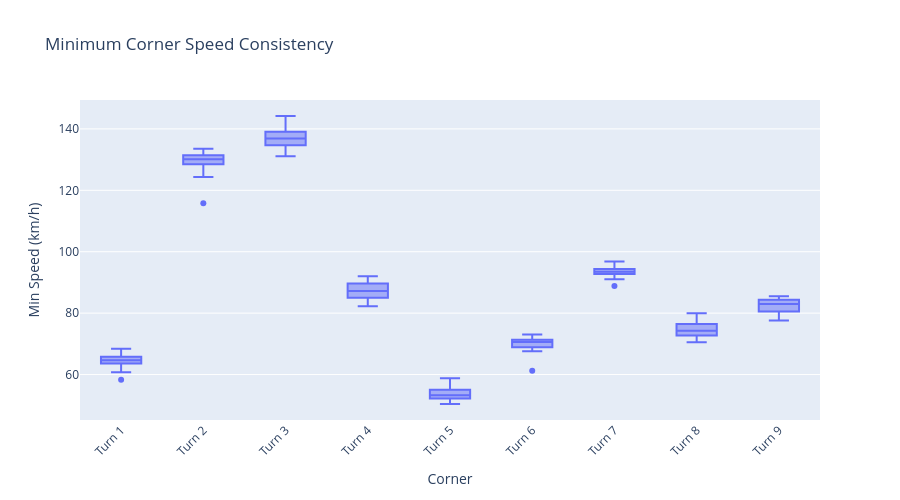

The code cell stored with this chart in its notebook:
### Code cell
# Visualize corner minimum speed consistency
corner_stats = stats_df[stats_df['segment_type'] == 'corner'].dropna(subset=['min_speed'])

if len(corner_stats) > 0:
    fig = px.box(
        corner_stats,
        x='segment_name',
        y='min_speed',
        title='Minimum Corner Speed Consistency',
        labels={'min_speed': 'Min Speed (km/h)', 'segment_name': 'Corner'}
    )
    fig.update_layout(xaxis_tickangle=-45, width=900, height=500)
    show_fig(fig)
else:
    print("No corner speed data available")

### Figure 1 — Plotly figure (JSON) as saved in the notebook; plotly's stock layout.template omitted (floating-point values rounded to 4 significant figures)
{"data": [{"alignmentgroup": "True", "hovertemplate": "Corner=%{x}<br>Min Speed (km/h)=%{y}<extra></extra>", "legendgroup": "", "marker": {"color": "#636efa"}, "name": "", "notched": false, "offsetgroup": "", "orientation": "v", "showlegend": false, "type": "box", "x": ["Turn 1", "Turn 2", "Turn 3", "Turn 4", "Turn 5", "Turn 6", "Turn 7", "Turn 8", "Turn 9", "Turn 1", "Turn 2", "Turn 3", "Turn 4", "Turn 5", "Turn 6", "Turn 7", "Turn 8", "Turn 9", "Turn 1", "Turn 2", "Turn 3", "Turn 4", "Turn 5", "Turn 6", "Turn 7", "Turn 8", "Turn 9", "Turn 1", "Turn 2", "Turn 3", "Turn 4", "Turn 5", "Turn 6", "Turn 7", "Turn 8", "Turn 9", "Turn 1", "Turn 2", "Turn 3", "Turn 4", "Turn 5", "Turn 6", "Turn 7", "Turn 8", "Turn 9", "Turn 1", "Turn 2", "Turn 3", "Turn 4", "Turn 5", "Turn 6", "Turn 7", "Turn 8", "Turn 9", "Turn 1", "Turn 2", "Turn 3", "Turn 4", "Turn 5", "Turn 6", "Turn 7", "Turn 8", "Turn 9", "Turn 1", "Turn 2", "Turn 3", "Turn 4", "Turn 5", "Turn 6", "Turn 7", "Turn 8", "Turn 9", "Turn 1", "Turn 2", "Turn 3", "Turn 4", "Turn 5", "Turn 6", "Turn 7", "Turn 8", "Turn 9", "Turn 1", "Turn 2", "Turn 3", "Turn 4", "Turn 5", "Turn 6", "Turn 7", "Turn 8", "Turn 9", "Turn 1", "Turn 2", "Turn 3", "Turn 4", "Turn 5", "Turn 6", "Turn 7", "Turn 8", "Turn 9", "Turn 1", "Turn 2", "Turn 3", "Turn 4", "Turn 5", "Turn 6", "Turn 7", "Turn 8", "Turn 9", "Turn 1", "Turn 2", "Turn 3", "Turn 4", "Turn 5", "Turn 6", "Turn 7", "Turn 8", "Turn 9"], "x0": " ", "xaxis": "x", "y": [65.47, 130.1, 133.8, 90.88, 55.84, 72.01, 93.86, 74.31, 85.48, 58.29, 129.9, 134.7, 84.38, 52.27, 68.99, 94.45, 72.12, 82.97, 61.36, 132.4, 136.8, 85.9, 51.56, 70.04, 95.53, 73.38, 84.71, 60.74, 115.8, 131.1, 87.77, 50.41, 69.7, 93.8, 72.93, 77.96, 67.03, 127.3, 144.2, 89.24, 53.25, 71.08, 93.5, 73.41, 83.32, 65.3, 129.9, 139.6, 82.25, 52.68, 61.23, 91.01, 74.28, 80.59, 64.64, 130.1, 140.7, 87.25, 54.78, 68.56, 94.39, 70.55, 85.3, 64.35, 128.9, 136.9, 84.25, 56.11, 73.03, 92.78, 75.76, 80.57, 65.08, 124.3, 137.1, 86.62, 54.52, 71.21, 96.83, 76.68, 80.57, 66.69, 131.3, 134.7, 85.22, 53.64, 71.1, 88.86, 70.63, 84.22, 68.4, 133.6, 136.0, 89.85, 58.8, 71.85, 92.82, 77.72, 83.66, 64.3, 131.1, 136.6, 92.01, 52.28, 70.64, 93.32, 76.35, 77.63, 64.48, 131.8, 138.8, 89.54, 51.92, 67.63, 92.57, 79.94, 81.58], "y0": " ", "yaxis": "y"}], "layout": {"boxmode": "group", "height": 500, "legend": {"tracegroupgap": 0}, "title": {"text": "Minimum Corner Speed Consistency"}, "width": 900, "xaxis": {"anchor": "y", "domain": [0, 1], "tickangle": -45, "title": {"text": "Corner"}}, "yaxis": {"anchor": "x", "domain": [0, 1], "title": {"text": "Min Speed (km/h)"}}}}
